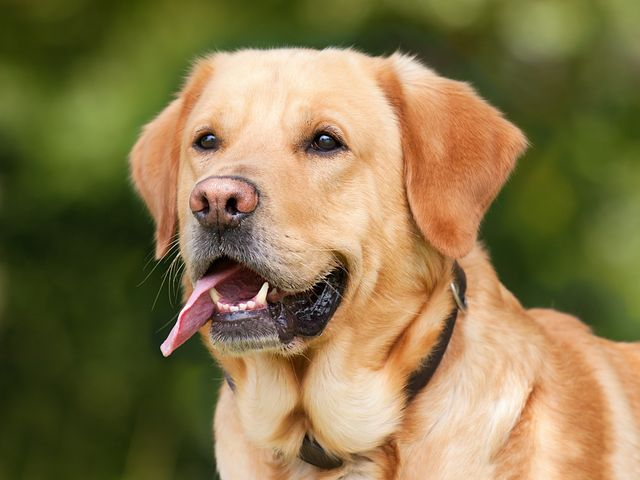
#> input picture Histogram_Computation/img.jpg, 640 x 480 px
$ python example1.py
#> lines starting #> are read from the running program, lines starting #| are printed output that depends on the picture
import cv2
import matplotlib.pyplot as plt

image = cv2.imread('img.jpg')
#> image is the input picture: shape (480, 640, 3); mean B, G, R 76.2, 119.6, 136.3

# Convert the image to grayscale
gray_image = cv2.cvtColor(image, cv2.COLOR_BGR2GRAY)
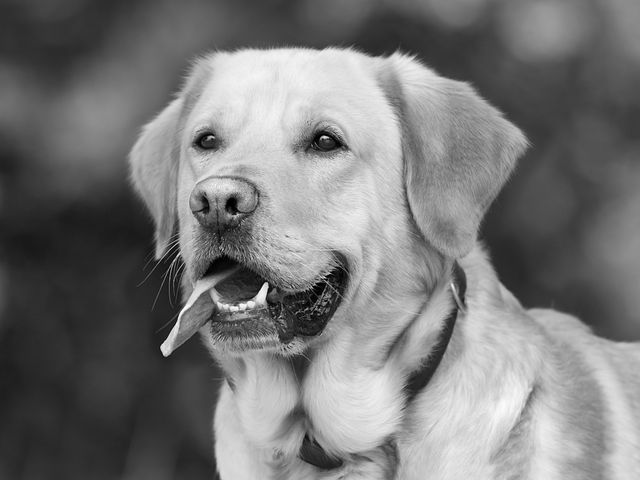
#> gray_image: shape (480, 640); min 0, max 253, mean 119.7

# Compute the histogram
histogram = cv2.calcHist([gray_image], [0], None, [256], [0, 256])
#> histogram = 256 values, max 4125 at index 46, min 0 at index 254, mean 1200

# Plot the histogram
# It shows the distribution of pixel intensities in the grayscale version of the image. The x-axis of the histogram represents the intensity levels, and the y-axis represents the number of pixels that have that intensity level.
plt.plot(histogram, color='gray')
plt.xlabel('Intensity level')
plt.ylabel('Number of pixels')
plt.title('Histogram of Grayscale Image')

# Display the plot
plt.show()
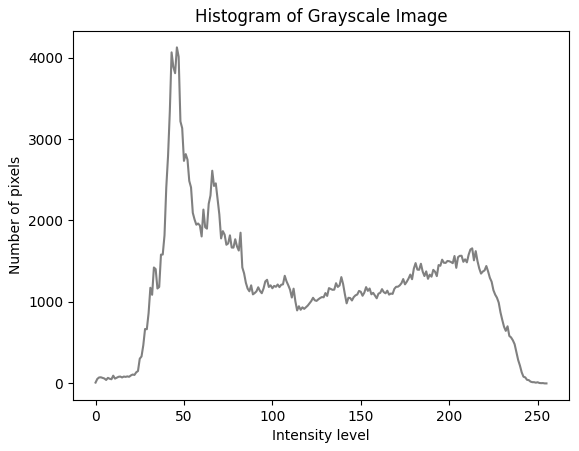
#> figure drawn by matplotlib, 1 panel; curve peaks at x = 46, y = 4125
